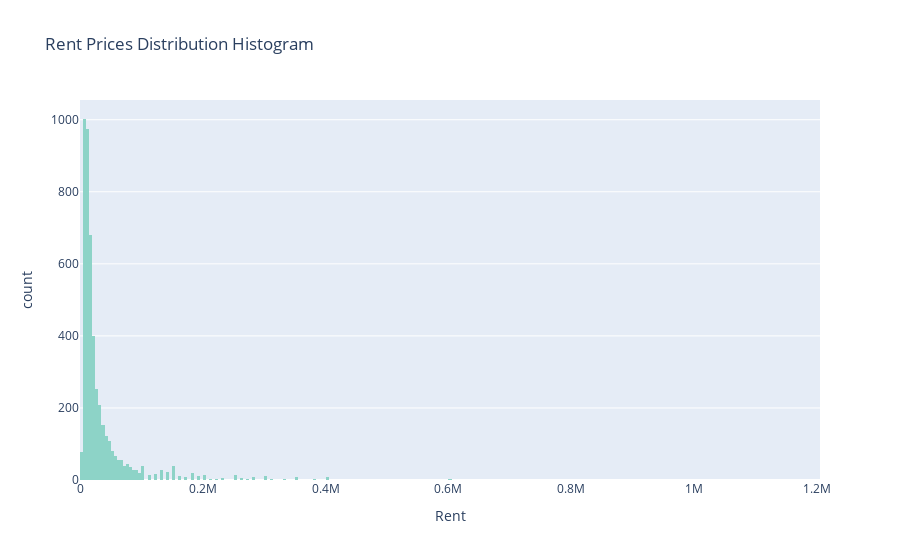
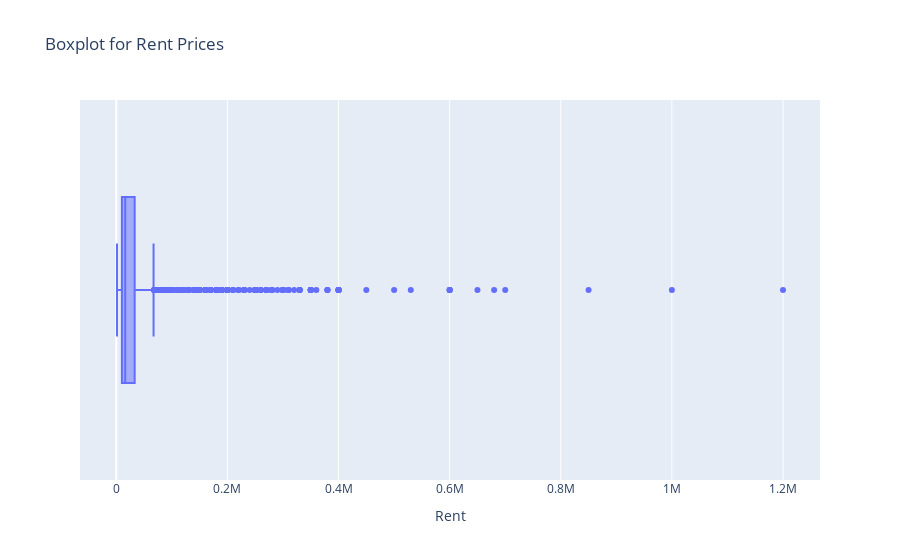

Notebook cell for these charts, in order:
### Code cell
fig = px.histogram(rent_data,x='Rent',color_discrete_sequence = px.colors.qualitative.Set3, title="Rent Prices Distribution Histogram")
fig.show()
fig = px.box(rent_data, x="Rent", title='Boxplot for Rent Prices')
fig.show()

### Figure 1 — Plotly figure (JSON) as saved in the notebook; plotly's stock layout.template omitted (floating-point values rounded to 4 significant figures; data arrays with more than 128 entries replaced by an {"elided": "..."} marker saying what was removed)
{"data": [{"alignmentgroup": "True", "bingroup": "x", "hovertemplate": "Rent=%{x}<br>count=%{y}<extra></extra>", "legendgroup": "", "marker": {"color": "rgb(141,211,199)", "pattern": {"shape": ""}}, "name": "", "offsetgroup": "", "orientation": "v", "showlegend": false, "type": "histogram", "x": {"elided": "4745 int values"}, "xaxis": "x", "yaxis": "y"}], "layout": {"barmode": "relative", "legend": {"tracegroupgap": 0}, "title": {"text": "Rent Prices Distribution Histogram"}, "xaxis": {"anchor": "y", "domain": [0, 1], "title": {"text": "Rent"}}, "yaxis": {"anchor": "x", "domain": [0, 1], "title": {"text": "count"}}}}

### Figure 2 — Plotly figure (JSON) as saved in the notebook; plotly's stock layout.template omitted (floating-point values rounded to 4 significant figures; data arrays with more than 128 entries replaced by an {"elided": "..."} marker saying what was removed)
{"data": [{"alignmentgroup": "True", "hovertemplate": "Rent=%{x}<extra></extra>", "legendgroup": "", "marker": {"color": "#636efa"}, "name": "", "notched": false, "offsetgroup": "", "orientation": "h", "showlegend": false, "type": "box", "x": {"elided": "4745 int values"}, "x0": " ", "xaxis": "x", "y0": " ", "yaxis": "y"}], "layout": {"boxmode": "group", "legend": {"tracegroupgap": 0}, "title": {"text": "Boxplot for Rent Prices"}, "xaxis": {"anchor": "y", "domain": [0, 1], "title": {"text": "Rent"}}, "yaxis": {"anchor": "x", "domain": [0, 1]}}}
